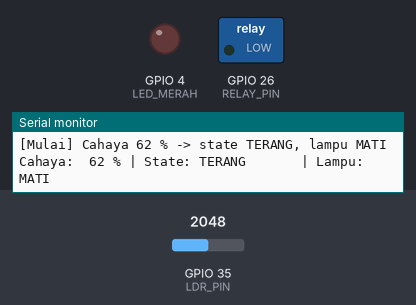
A sketch run on a simulated ESP32. Shown: switched loads named in the sketch (green lamp = pin HIGH), output pins drawn as LEDs (lit = HIGH), the last lines printed to the serial monitor. The test bench sets the inputs (shaded band); at power-on: GPIO 35 (LDR_PIN) = 2048.

Above: at 1.2 s.
1.3 s: GPIO 35 (LDR_PIN) set to 2918
2.8 s: GPIO 35 (LDR_PIN) set to 3002
At 7.0 s:
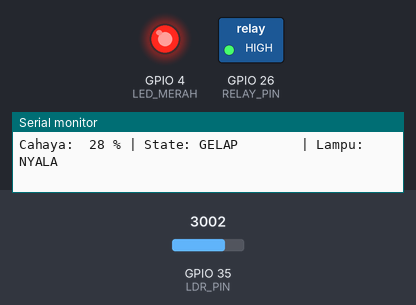
Timing chart, 0 to 8.5 s (numbered marks = the images above; inputs shaded):
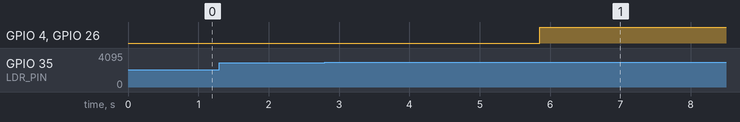

The sketch:

p4_lampu_otomatis.ino
```cpp
/*
 * BAB 32 - Program 4: Lampu Otomatis dengan Histeresis dan Durasi Minimum
 * LED merah (dan relay, opsional) menyala saat gelap dan mati saat terang.
 *   - Histeresis     : nyala kalau cahaya di bawah 30 %, baru mati di atas 40 %
 *   - Durasi minimum : keadaan baru harus bertahan 3 detik sebelum lampu berubah
 *   - Rata-rata bergerak 20 sampel × 5 ms; semuanya tanpa delay()
 *
 * Rangkaian:
 *   LDR (header kuning, pin ke-1)   → IO35
 *   LED1 (merah, header LED)        → IO4
 *   RELAY (header biru, kanan BUZZ) → IO26 (opsional)
 */

#define LDR_PIN   35  // LDR → IO35 (ADC1_CH7)
#define LED_MERAH 4   // LED1 merah → IO4 (aktif HIGH)
#define RELAY_PIN 26  // RELAY → IO26 (aktif HIGH, lewat transistor BC547)

// Hasil kalibrasi dari Program 3 — ganti dengan angkamu
const int NILAI_GELAP = 3800;
const int NILAI_TERANG = 1000;

const int BATAS_NYALA = 30;                  // % cahaya: di bawah ini dianggap gelap
const int BATAS_MATI = 40;                   // % cahaya: di atas ini dianggap terang
const unsigned long LAMA_KONFIRMASI = 3000;  // ms: keadaan baru harus bertahan selama ini
const int JUMLAH_SAMPEL = 20;                // 20 sampel × 5 ms = rata-rata 100 ms terakhir

// Pemeriksaan saat compile: kalau angka di atas tidak masuk akal, compile gagal dengan pesan ini
static_assert(NILAI_GELAP - NILAI_TERANG >= 300, "NILAI_GELAP harus lebih besar dari NILAI_TERANG minimal 300");
static_assert(BATAS_NYALA < BATAS_MATI, "BATAS_NYALA harus lebih kecil dari BATAS_MATI");

enum StateLampu { TERANG, CALON_GELAP, GELAP, CALON_TERANG };

// Timer serbaguna dari BAB 16
struct Timer {
  unsigned long interval;   // ms
  unsigned long waktuLalu;  // hasil millis() saat terakhir dijalankan

  bool sudahWaktunya(unsigned long sekarang) {
    if (sekarang - waktuLalu >= interval) {
      waktuLalu = sekarang;
      return true;
    }
    return false;
  }
};

// Rata-rata bergerak dengan kotak melingkar (lihat 32.7.2)
struct RataRataBergerak {
  int sampel[JUMLAH_SAMPEL];
  int posisi;
  long jumlah;

  void mulai(int nilaiAwal) {
    for (int i = 0; i < JUMLAH_SAMPEL; i++) {
      sampel[i] = nilaiAwal;
    }
    jumlah = (long)nilaiAwal * JUMLAH_SAMPEL;
    posisi = 0;
  }

  void tambah(int nilaiBaru) {
    jumlah = jumlah - sampel[posisi] + nilaiBaru;
    sampel[posisi] = nilaiBaru;
    posisi = (posisi + 1) % JUMLAH_SAMPEL;
  }

  int nilai() {
    return jumlah / JUMLAH_SAMPEL;
  }
};

Timer timerSampel = {5, 0};      // ambil sampel setiap 5 ms
Timer timerLaporan = {1000, 0};  // laporan setiap 1 detik
RataRataBergerak filterLdr;

StateLampu state = TERANG;
unsigned long waktuMasukState = 0;  // kapan state sekarang dimulai

const char *namaState(StateLampu s) {
  switch (s) {
    case TERANG:       return "TERANG";
    case CALON_GELAP:  return "CALON_GELAP";
    case GELAP:        return "GELAP";
    case CALON_TERANG: return "CALON_TERANG";
  }
  return "?";
}

// Persentase cahaya: 0 % = titik gelap, 100 % = titik terang
int hitungPersen(int nilai) {
  long persen = (long)(NILAI_GELAP - nilai) * 100 / (NILAI_GELAP - NILAI_TERANG);
  if (persen < 0) persen = 0;
  if (persen > 100) persen = 100;
  return persen;
}

void aturLampu(bool nyala) {
  digitalWrite(LED_MERAH, nyala ? HIGH : LOW);
  digitalWrite(RELAY_PIN, nyala ? HIGH : LOW);
}

// Lampu menyala di state GELAP dan selama menunggu konfirmasi terang
bool lampuNyala() {
  return state == GELAP || state == CALON_TERANG;
}

void pindahState(StateLampu stateBaru, int persen, const char *alasan) {
  Serial.printf("[%6.1f s] %s -> %s (cahaya %d %%: %s)\n",
                millis() / 1000.0, namaState(state), namaState(stateBaru), persen, alasan);
  state = stateBaru;
  waktuMasukState = millis();

  // Aksi masuk: lampu hanya berubah saat masuk GELAP atau TERANG
  if (state == GELAP) aturLampu(true);
  if (state == TERANG) aturLampu(false);
}

void setup() {
  Serial.begin(115200);
  pinMode(LED_MERAH, OUTPUT);
  pinMode(RELAY_PIN, OUTPUT);

  filterLdr.mulai(analogRead(LDR_PIN));  // isi semua kotak dengan bacaan pertama
  int persen = hitungPersen(filterLdr.nilai());

  Serial.println("BAB 32 - Program 4: Lampu Otomatis dengan Histeresis dan Durasi Minimum");
  Serial.printf("Nyala di bawah %d %% | Mati di atas %d %% | Konfirmasi %.1f detik\n",
                BATAS_NYALA, BATAS_MATI, LAMA_KONFIRMASI / 1000.0);

  // State awal langsung mengikuti cahaya saat ini, tanpa menunggu konfirmasi
  state = (persen < BATAS_NYALA) ? GELAP : TERANG;
  waktuMasukState = millis();
  aturLampu(lampuNyala());
  Serial.printf("[Mulai] Cahaya %d %% -> state %s, lampu %s\n",
                persen, namaState(state), lampuNyala() ? "NYALA" : "MATI");
}

void loop() {
  unsigned long sekarang = millis();

  // Tugas 1: ambil satu sampel LDR setiap 5 ms
  if (timerSampel.sudahWaktunya(sekarang)) {
    filterLdr.tambah(analogRead(LDR_PIN));
  }

  // Tugas 2: state machine
  int persen = hitungPersen(filterLdr.nilai());
  unsigned long lamaDiState = sekarang - waktuMasukState;

  switch (state) {
    case TERANG:  // lampu mati
      if (persen < BATAS_NYALA) {
        pindahState(CALON_GELAP, persen, "mulai gelap, tunggu konfirmasi");
      }
      break;

    case CALON_GELAP:  // lampu masih mati, menunggu konfirmasi
      if (persen >= BATAS_NYALA) {
        pindahState(TERANG, persen, "batal, sudah terang lagi");
      } else if (lamaDiState >= LAMA_KONFIRMASI) {
        pindahState(GELAP, persen, "gelap bertahan, lampu NYALA");
      }
      break;

    case GELAP:  // lampu nyala
      if (persen > BATAS_MATI) {
        pindahState(CALON_TERANG, persen, "mulai terang, tunggu konfirmasi");
      }
      break;

    case CALON_TERANG:  // lampu masih nyala, menunggu konfirmasi
      if (persen <= BATAS_MATI) {
        pindahState(GELAP, persen, "batal, sudah gelap lagi");
      } else if (lamaDiState >= LAMA_KONFIRMASI) {
        pindahState(TERANG, persen, "terang bertahan, lampu MATI");
      }
      break;
  }

  // Tugas 3: laporan setiap 1 detik
  if (timerLaporan.sudahWaktunya(sekarang)) {
    Serial.printf("Cahaya: %3d %% | State: %-12s | Lampu: %s\n",
                  persen, namaState(state), lampuNyala() ? "NYALA" : "MATI");
  }
}
```

Measured:
- the behaviour switches between 2960 and 2961 on GPIO 35 (LDR_PIN) (found by bisection; images 0 and 1)
- after the input at 2.8 s, GPIO 4 (LED_MERAH), GPIO 26 (RELAY_PIN): LOW → HIGH after 3.1 s
